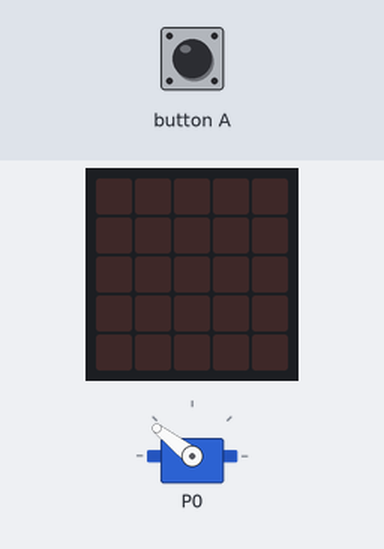
The program below on a simulated BBC micro:bit running MicroPython. On the bench: servo, the board's 5×5 LED display. The inputs (shaded band) are chosen by the test bench. Servo angles are drawn from the pulse width (0.5 ms = 0°, 2.5 ms = 180°).

Above: at 1.2 s.
1.3 s: button A pressed for 0.15 s
At 1.8 s:
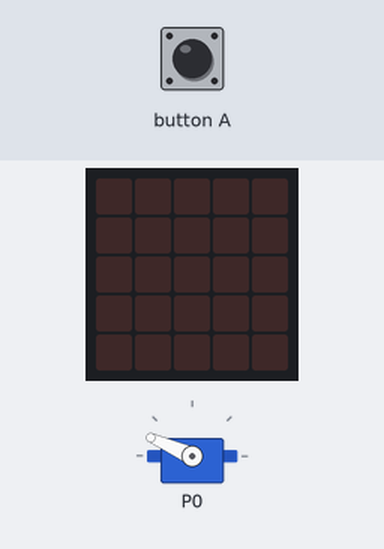
3.0 s: button A pressed for 1 s
At 3.12 s:
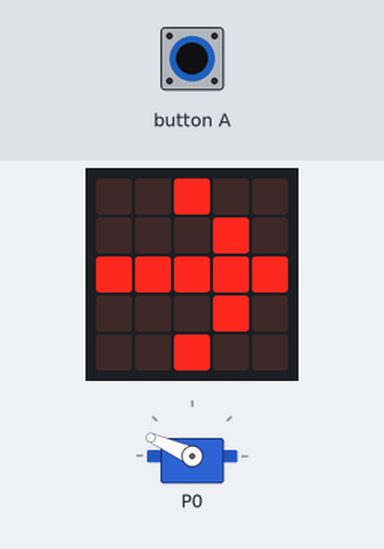
6.0 s: button A pressed 5 times (0.12 s each, 0.3 s apart)
At 6.1 s:
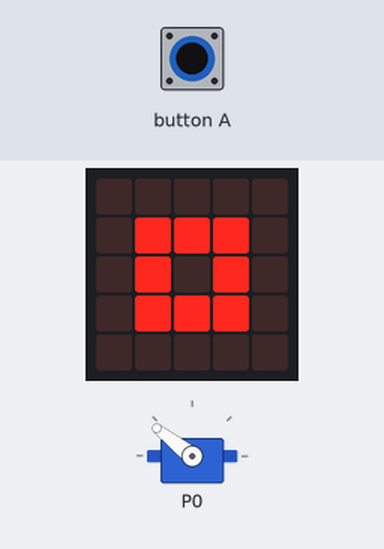
9.0 s: button A pressed for 0.15 s
At 9.13 s:
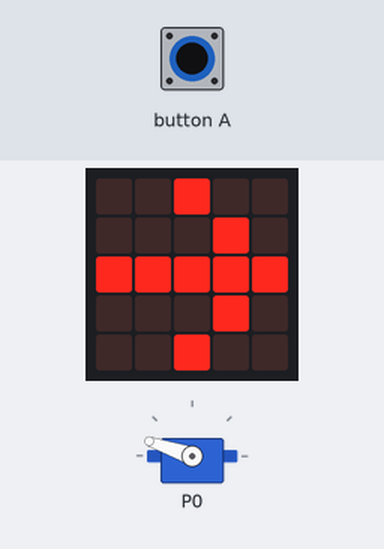
Timing chart, 0 to 13.0 s (numbered marks = the images above; inputs shaded):
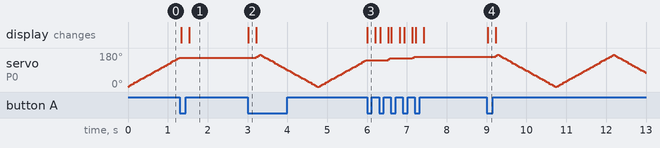

The program:

main.py
```python
# Sample: sweep  (Miuzei Micro Servo 9g, Metallgetriebe)
# Board:   BBC micro:bit V2.2
# Sprache: MicroPython
#
# Ziel: Der Servo faehrt langsam von 0 bis 180 Grad und wieder zurueck.
#       Knopf A haelt die Bewegung an bzw. startet sie wieder.
#
# --------------------------------------------------------------------------
# Verkabelung  (wie Sample "zwei-stellungen")
# --------------------------------------------------------------------------
#   Servo orange/gelb (Signal)  ->  P0
#   Servo rot         (+)        ->  3V   (bei Zittern/Reset: externes 4.5-V-Fach,
#                                          GND gemeinsam mit dem micro:bit)
#   Servo braun/schwarz (-)      ->  GND
# --------------------------------------------------------------------------

from microbit import *

pin0.set_analog_period(20)   # 20 ms = 50 Hz


def servo_winkel(grad):
    grad = max(0, min(180, grad))
    duty = int(26 + grad * (123 - 26) / 180)   # ca. 0.5 ms .. 2.4 ms
    pin0.write_analog(duty)


winkel = 0
richtung = 1        # +1 = aufwaerts, -1 = abwaerts
laeuft = True

servo_winkel(winkel)

while True:
    # Knopf A: Bewegung an / aus
    if button_a.was_pressed():
        laeuft = not laeuft
        display.show(Image.ARROW_E if laeuft else Image.SQUARE_SMALL)
        sleep(200)
        display.clear()

    if laeuft:
        winkel = winkel + richtung * 5     # Schrittweite 5 Grad
        if winkel >= 180:
            winkel = 180
            richtung = -1
        elif winkel <= 0:
            winkel = 0
            richtung = 1
        servo_winkel(winkel)

    sleep(40)   # bestimmt das Tempo der Bewegung
```

Measured:
- after the input at 1.3 s, servo on P0: stops changing and stays 156°; the display: first changes at once (image 1 shows a later state)
- after the input at 3.0 s, the display: changes at once (image 2)
- after the input at 6.0 s, the display: changes at once (image 3)
